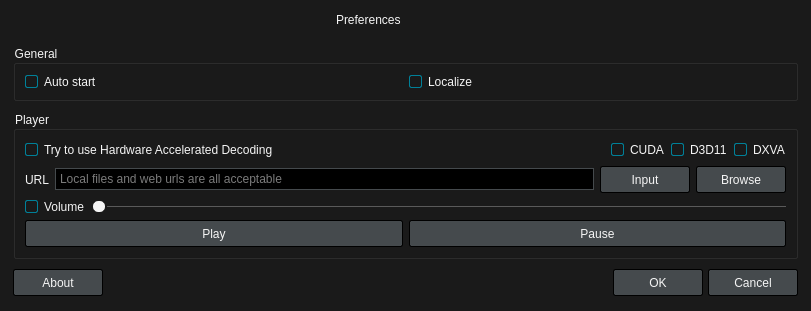
<?xml version="1.0" encoding="UTF-8"?>
<ui version="4.0">
 <class>PreferencesDialog</class>
 <widget class="FramelessWindow" name="PreferencesDialog">
  <property name="geometry">
   <rect>
    <x>0</x>
    <y>0</y>
    <width>811</width>
    <height>311</height>
   </rect>
  </property>
  <property name="sizePolicy">
   <sizepolicy hsizetype="Preferred" vsizetype="Preferred">
    <horstretch>0</horstretch>
    <verstretch>0</verstretch>
   </sizepolicy>
  </property>
  <property name="windowTitle">
   <string>Preferences</string>
  </property>
  <property name="styleSheet">
   <string notr="true">QWidget {
	font-family: 12px &quot;Noto Sans&quot;, &quot;FreeSans&quot;;
	background: #1A1A1A;
	color: whitesmoke;
}

QPushButton {
	background: #454A4D;
	border: 1px solid #000;
	border-radius: 2px;
	color: whitesmoke;
	min-width: 76px;
	min-height: 17px;
	padding: 4px 6px;
}

QPushButton:focus {
	border: 1px solid #008098;
	outline: none;
}

QPushButton:pressed {
	background: #2E3133;
}

QPushButton:disabled {
	background: transparent;
	border: 1px solid #454A4D;
	color: #6F6F6F;
}

QPushButton#pushButton_minimize {
	background: none;
	border: 0px;
	border-radius: 0px;
	color: none;
	min-width: 8px;
	min-height: 8px;
}

QPushButton#pushButton_maximize {
	background: none;
	border: 0px;
	border-radius: 0px;
	color: none;
	min-width: 8px;
	min-height: 8px;
}

QPushButton#pushButton_close {
	background: none;
	border: 0px;
	border-radius: 0px;
	color: none;
	min-width: 8px;
	min-height: 8px;
}

QSlider::groove:horizontal {
	background: #5A5A5A;
	height: 1px;
}

QSlider::sub-page:horizontal {
	background: #008098;
}

QSlider::handle:horizontal {
	background: whitesmoke;
	border: 2px solid #1A1A1A;
	border-radius: 7px;
	margin: -7px 0;
	width: 12px;
}

QCheckBox::indicator {
	width: 11px;
	height: 11px;
	border: 1px solid #008098;
	border-radius: 2px;
}

QCheckBox::indicator:unchecked {
	border: 1px solid whitesmoke;
	background: #1A1A1A;
	image: none;
}

QCheckBox::indicator:checked {
	border: 1px solid #008098;
	background: #008098;
	image: url(:/checked.svg);
}

QLineEdit {
	background: #000;
	border: 1px solid #454A4D;
	padding: 2px;
}

QLineEdit:focus {
	border: 1px solid #008098;
}</string>
  </property>
  <layout class="QVBoxLayout" name="verticalLayout_2">
   <property name="spacing">
    <number>5</number>
   </property>
   <property name="leftMargin">
    <number>13</number>
   </property>
   <property name="topMargin">
    <number>0</number>
   </property>
   <property name="rightMargin">
    <number>13</number>
   </property>
   <property name="bottomMargin">
    <number>6</number>
   </property>
   <item>
    <widget class="QWidget" name="widget_windowtitlebar" native="true">
     <property name="sizePolicy">
      <sizepolicy hsizetype="Preferred" vsizetype="Fixed">
       <horstretch>0</horstretch>
       <verstretch>0</verstretch>
      </sizepolicy>
     </property>
     <property name="maximumSize">
      <size>
       <width>16777215</width>
       <height>30</height>
      </size>
     </property>
     <layout class="QHBoxLayout" name="horizontalLayout_7">
      <property name="spacing">
       <number>0</number>
      </property>
      <property name="leftMargin">
       <number>0</number>
      </property>
      <property name="topMargin">
       <number>0</number>
      </property>
      <property name="rightMargin">
       <number>0</number>
      </property>
      <property name="bottomMargin">
       <number>0</number>
      </property>
      <item>
       <widget class="QLabel" name="label_windowicon">
        <property name="sizePolicy">
         <sizepolicy hsizetype="Fixed" vsizetype="Fixed">
          <horstretch>0</horstretch>
          <verstretch>0</verstretch>
         </sizepolicy>
        </property>
        <property name="minimumSize">
         <size>
          <width>15</width>
          <height>15</height>
         </size>
        </property>
        <property name="maximumSize">
         <size>
          <width>25</width>
          <height>25</height>
         </size>
        </property>
        <property name="text">
         <string/>
        </property>
        <property name="pixmap">
         <pixmap resource="../resources.qrc">:/icon.ico</pixmap>
        </property>
        <property name="scaledContents">
         <bool>true</bool>
        </property>
       </widget>
      </item>
      <item>
       <spacer name="horizontalSpacer_3">
        <property name="orientation">
         <enum>Qt::Horizontal</enum>
        </property>
        <property name="sizeHint" stdset="0">
         <size>
          <width>40</width>
          <height>20</height>
         </size>
        </property>
       </spacer>
      </item>
      <item>
       <widget class="QLabel" name="label_windowtitle">
        <property name="sizePolicy">
         <sizepolicy hsizetype="Preferred" vsizetype="Fixed">
          <horstretch>0</horstretch>
          <verstretch>0</verstretch>
         </sizepolicy>
        </property>
        <property name="maximumSize">
         <size>
          <width>16777215</width>
          <height>30</height>
         </size>
        </property>
        <property name="text">
         <string>Preferences</string>
        </property>
       </widget>
      </item>
      <item>
       <spacer name="horizontalSpacer_4">
        <property name="orientation">
         <enum>Qt::Horizontal</enum>
        </property>
        <property name="sizeHint" stdset="0">
         <size>
          <width>40</width>
          <height>20</height>
         </size>
        </property>
       </spacer>
      </item>
      <item>
       <widget class="QPushButton" name="pushButton_minimize">
        <property name="sizePolicy">
         <sizepolicy hsizetype="Fixed" vsizetype="Fixed">
          <horstretch>0</horstretch>
          <verstretch>0</verstretch>
         </sizepolicy>
        </property>
        <property name="maximumSize">
         <size>
          <width>30</width>
          <height>30</height>
         </size>
        </property>
        <property name="text">
         <string/>
        </property>
        <property name="icon">
         <iconset resource="../resources.qrc">
          <normaloff>:/minimize.svg</normaloff>:/minimize.svg</iconset>
        </property>
        <property name="flat">
         <bool>true</bool>
        </property>
       </widget>
      </item>
      <item>
       <widget class="QPushButton" name="pushButton_maximize">
        <property name="enabled">
         <bool>false</bool>
        </property>
        <property name="sizePolicy">
         <sizepolicy hsizetype="Fixed" vsizetype="Fixed">
          <horstretch>0</horstretch>
          <verstretch>0</verstretch>
         </sizepolicy>
        </property>
        <property name="maximumSize">
         <size>
          <width>30</width>
          <height>30</height>
         </size>
        </property>
        <property name="text">
         <string/>
        </property>
        <property name="icon">
         <iconset resource="../resources.qrc">
          <normaloff>:/maximize.svg</normaloff>:/maximize.svg</iconset>
        </property>
        <property name="flat">
         <bool>true</bool>
        </property>
       </widget>
      </item>
      <item>
       <widget class="QPushButton" name="pushButton_close">
        <property name="sizePolicy">
         <sizepolicy hsizetype="Fixed" vsizetype="Fixed">
          <horstretch>0</horstretch>
          <verstretch>0</verstretch>
         </sizepolicy>
        </property>
        <property name="maximumSize">
         <size>
          <width>30</width>
          <height>30</height>
         </size>
        </property>
        <property name="text">
         <string/>
        </property>
        <property name="icon">
         <iconset resource="../resources.qrc">
          <normaloff>:/close.svg</normaloff>:/close.svg</iconset>
        </property>
        <property name="flat">
         <bool>true</bool>
        </property>
       </widget>
      </item>
     </layout>
    </widget>
   </item>
   <item>
    <widget class="QGroupBox" name="groupBox_general">
     <property name="sizePolicy">
      <sizepolicy hsizetype="Preferred" vsizetype="Fixed">
       <horstretch>0</horstretch>
       <verstretch>0</verstretch>
      </sizepolicy>
     </property>
     <property name="title">
      <string>General</string>
     </property>
     <layout class="QHBoxLayout" name="horizontalLayout_2">
      <item>
       <widget class="QCheckBox" name="checkBox_autostart">
        <property name="text">
         <string>Auto start</string>
        </property>
       </widget>
      </item>
      <item>
       <widget class="QCheckBox" name="checkBox_localize">
        <property name="text">
         <string>Localize</string>
        </property>
       </widget>
      </item>
     </layout>
    </widget>
   </item>
   <item>
    <widget class="QGroupBox" name="groupBox_player">
     <property name="sizePolicy">
      <sizepolicy hsizetype="Preferred" vsizetype="Fixed">
       <horstretch>0</horstretch>
       <verstretch>0</verstretch>
      </sizepolicy>
     </property>
     <property name="title">
      <string>Player</string>
     </property>
     <layout class="QVBoxLayout" name="verticalLayout">
      <item>
       <layout class="QHBoxLayout" name="horizontalLayout_6">
        <item>
         <widget class="QCheckBox" name="checkBox_hwdec">
          <property name="text">
           <string>Try to use Hardware Accelerated Decoding</string>
          </property>
         </widget>
        </item>
        <item>
         <spacer name="horizontalSpacer_2">
          <property name="orientation">
           <enum>Qt::Horizontal</enum>
          </property>
          <property name="sizeHint" stdset="0">
           <size>
            <width>40</width>
            <height>20</height>
           </size>
          </property>
         </spacer>
        </item>
        <item>
         <widget class="QCheckBox" name="checkBox_hwdec_cuda">
          <property name="text">
           <string>CUDA</string>
          </property>
         </widget>
        </item>
        <item>
         <widget class="QCheckBox" name="checkBox_hwdec_d3d11">
          <property name="text">
           <string>D3D11</string>
          </property>
         </widget>
        </item>
        <item>
         <widget class="QCheckBox" name="checkBox_hwdec_dxva">
          <property name="text">
           <string>DXVA</string>
          </property>
         </widget>
        </item>
       </layout>
      </item>
      <item>
       <layout class="QHBoxLayout" name="horizontalLayout_3">
        <item>
         <widget class="QLabel" name="label_url">
          <property name="text">
           <string>URL</string>
          </property>
         </widget>
        </item>
        <item>
         <widget class="QLineEdit" name="lineEdit_url">
          <property name="enabled">
           <bool>true</bool>
          </property>
          <property name="readOnly">
           <bool>true</bool>
          </property>
          <property name="placeholderText">
           <string>Local files and web urls are all acceptable</string>
          </property>
         </widget>
        </item>
        <item>
         <widget class="QPushButton" name="pushButton_url_input">
          <property name="text">
           <string>Input</string>
          </property>
         </widget>
        </item>
        <item>
         <widget class="QPushButton" name="pushButton_url_browse">
          <property name="text">
           <string>Browse</string>
          </property>
         </widget>
        </item>
       </layout>
      </item>
      <item>
       <layout class="QHBoxLayout" name="horizontalLayout_4">
        <item>
         <widget class="QCheckBox" name="checkBox_volume">
          <property name="text">
           <string>Volume</string>
          </property>
         </widget>
        </item>
        <item>
         <widget class="QSlider" name="horizontalSlider_volume">
          <property name="orientation">
           <enum>Qt::Horizontal</enum>
          </property>
         </widget>
        </item>
       </layout>
      </item>
      <item>
       <layout class="QHBoxLayout" name="horizontalLayout_5">
        <item>
         <widget class="QPushButton" name="pushButton_play">
          <property name="text">
           <string>Play</string>
          </property>
         </widget>
        </item>
        <item>
         <widget class="QPushButton" name="pushButton_pause">
          <property name="text">
           <string>Pause</string>
          </property>
         </widget>
        </item>
       </layout>
      </item>
     </layout>
    </widget>
   </item>
   <item>
    <layout class="QHBoxLayout" name="horizontalLayout">
     <item>
      <widget class="QPushButton" name="pushButton_about">
       <property name="text">
        <string>About</string>
       </property>
      </widget>
     </item>
     <item>
      <spacer name="horizontalSpacer">
       <property name="orientation">
        <enum>Qt::Horizontal</enum>
       </property>
       <property name="sizeHint" stdset="0">
        <size>
         <width>40</width>
         <height>20</height>
        </size>
       </property>
      </spacer>
     </item>
     <item>
      <widget class="QPushButton" name="pushButton_ok">
       <property name="text">
        <string>OK</string>
       </property>
      </widget>
     </item>
     <item>
      <widget class="QPushButton" name="pushButton_cancel">
       <property name="text">
        <string>Cancel</string>
       </property>
      </widget>
     </item>
    </layout>
   </item>
  </layout>
 </widget>
 <customwidgets>
  <customwidget>
   <class>FramelessWindow</class>
   <extends>QWidget</extends>
   <header>framelesswindow.h</header>
   <container>1</container>
  </customwidget>
 </customwidgets>
 <resources>
  <include location="../resources.qrc"/>
 </resources>
 <connections/>
</ui>
